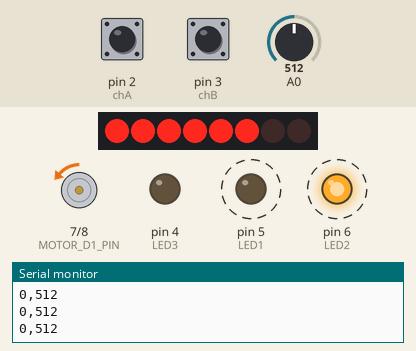
Bench run of a sketch on a simulated Arduino Uno, built with avr-gcc and run on an emulated ATmega328P. On the bench: 8 shift-register outputs drawn as a row of LEDs (first output left, lit = HIGH), motor-driver pin pairs drawn as motors (green arrow = first pin HIGH = forward, orange = second pin HIGH = backward, longer = more drive, scaled by the enable pin), output pins drawn as LEDs (lit = HIGH), the last lines printed to the serial monitor. Dashed ring = blinking. Inputs (shaded band) come from the test bench; at power-on: A0 = 512, pin 2 (chA) HIGH, pin 3 (chB) HIGH. Pins used as bus, display or sensor lines are not drawn.

Above: at 1.2 s.
1.3 s: A0 set to 245
At 2.1 s:
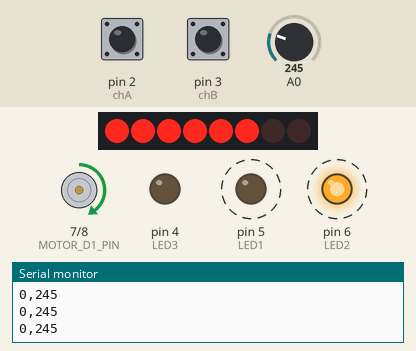
4.3 s: A0 set to 122
At 5.0 s:
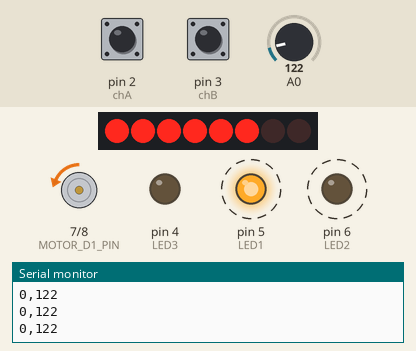
Timing chart, 0 to 11.8 s (numbered marks = the images above; inputs shaded):
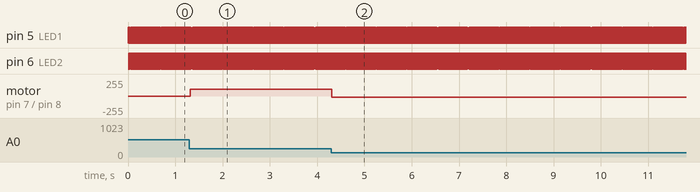

Measured:
- after the input at 1.3 s, motor on pin 7 (MOTOR_D1_PIN) / pin 8 (MOTOR_D2_PIN): backward 1/255 → forward 98/255 at once
- after the input at 4.3 s, motor on pin 7 (MOTOR_D1_PIN) / pin 8 (MOTOR_D2_PIN): forward 98/255 → backward 18/255 at once
- by itself, pin 5 (LED1), pin 6 (LED2): alternates HIGH for 0.01 s and LOW for 0.01 s

The sketch:

micropro4.19.2020.ino
```cpp
#define MOTOR_D1_PIN 7
#define MOTOR_D2_PIN 8
#define MOTOR_PWM_PIN 9
#define chA 2
#define chB 3
#define DATA 11
#define CLK 13
#define LATCH 10

#define LED1 5
#define LED2 6
#define LED3 4

byte NUMBER[]={0x3F,0x06,0x5B,0x4F,0x66,0x6D,0x7D,0x07,0x7F,0x6F
};

void spi_write(unsigned char data){
  shiftOut(DATA, CLK, MSBFIRST, data);
  digitalWrite(LATCH,1);
  digitalWrite(LATCH,0);
}

int LED_current = 0;
bool LED_isNegative = false;

void setNumber(int number){
  if(number < 0){
    LED_isNegative = true;
    LED_current = -number;
  }else{
    LED_isNegative = false;
    LED_current = number;
  }
  digitalWrite(LED3,LED_isNegative);
}

void setup()
{
  pinMode(MOTOR_D1_PIN, OUTPUT);
  pinMode(MOTOR_D2_PIN, OUTPUT);
  pinMode(MOTOR_PWM_PIN, OUTPUT);
  pinMode(CLK, OUTPUT);
  pinMode(LATCH, OUTPUT);
  pinMode(chA, INPUT_PULLUP);
  pinMode(chB, INPUT_PULLUP);
  pinMode(LED1, OUTPUT);
  pinMode(LED2, OUTPUT);
  pinMode(LED3, OUTPUT);

  Serial.begin(9600);
  attachInterrupt(digitalPinToInterrupt(chA), Check, FALLING);
  attachInterrupt(digitalPinToInterrupt(chB), Check, FALLING);
  Serial.println("Test Encoder");
  setPosition(1);
  setSpeed(1);
}

void LED_display_handle(){
  spi_write(NUMBER[LED_current/10]);
  digitalWrite(LED1,1);
  digitalWrite(LED2,0);
  delay(10);
  spi_write(NUMBER[LED_current%10]);
  digitalWrite(LED1,0);
  digitalWrite(LED2,1);
  delay(10);
}

void setSpeed(int x)
{
  if (x>0&&x<=255)
  {
    digitalWrite(MOTOR_D1_PIN,LOW);
  digitalWrite(MOTOR_D2_PIN,HIGH);
  analogWrite(MOTOR_PWM_PIN,x);
  }
  if(x<0&&x>=-255)
  {
    digitalWrite(MOTOR_D1_PIN,HIGH);
  digitalWrite(MOTOR_D2_PIN,LOW);
  analogWrite(MOTOR_PWM_PIN,-x);
  }
}

bool previous_readA=false;
bool previous_readB=false;
bool current_readA=false;
bool current_readB=false;
int target = 0;
int count = 0;

void setPosition(int position){
  target = position;
}

void runcounter(bool dir)
{
  if(dir)
    count++;
  else
    count--;
}

void Check()
{
    current_readA = !digitalRead(chA);
    current_readB = !digitalRead(chB);
    if(current_readA&&current_readB)
    {
      if(previous_readA&&!previous_readB)
          runcounter(1);
      else if(!previous_readA&&previous_readB)
          runcounter(0);
    }
    previous_readA = current_readA;
    previous_readB = current_readB;
}

float PID_millis_current = 0;
float PID_millis_previous = 0;
float PID_millis_delta = 0;
float PID_error = 0;
float PID_integral = 0;
float PID_derivative = 0;
float PID_previous_error = 0;
float PID_control_value;
float Kp = 5;
float Ki = 0.017;
float Kd = 0.1;

void speedControl_handle(){
  PID_millis_current = millis();
  PID_millis_delta = (PID_millis_current-PID_millis_previous)/1000.0;
  PID_error = target-count;
  PID_integral = PID_integral+PID_error*PID_millis_delta;
  PID_derivative = (PID_error-PID_previous_error)/PID_millis_delta;
  PID_control_value = Kp*PID_error + Ki*PID_integral + Kd*PID_derivative;
  setSpeed(PID_control_value);
  PID_previous_error = PID_error;
  PID_millis_previous = PID_millis_current;
}

String Buffer = "";

void loop(){
  setPosition(analogRead(A0));
  speedControl_handle();
  setNumber(count/100);
  LED_display_handle();
  Serial.print(count);
  Serial.print(",");
  Serial.print(target);
  Serial.println();
}
```
